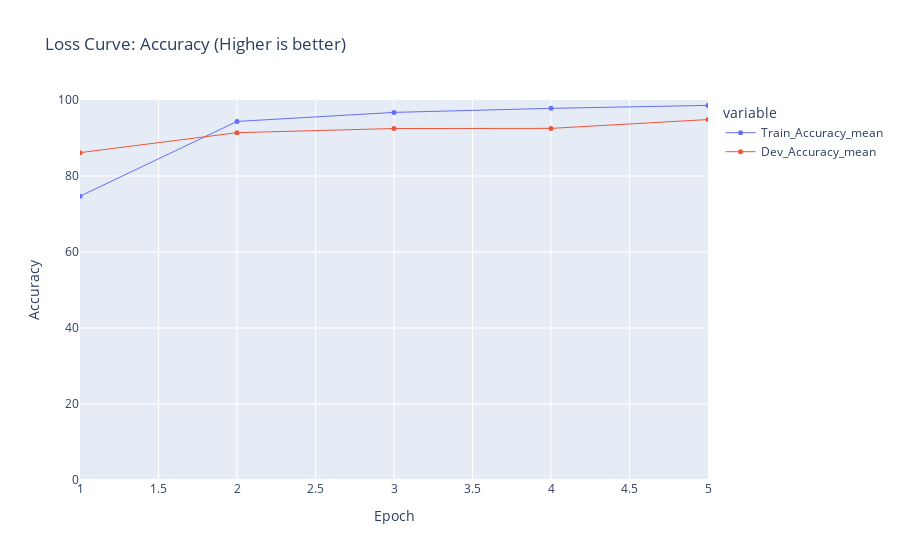

The notebook cell this image was saved under:
### Code cell
def plot_summary(df, percentage=True):
	x = df.columns[0]
	y = df.columns[1:]

	if percentage:
		df[y] *= 100

	fig = px.line(
		data_frame=df,
		x=x,
		y=y,
		title="Loss Curve: Accuracy (Higher is better)",
		range_x=[df[x].values.min(), df[x].values.max()],
		range_y=[0, 100 if percentage else 1], # df[y].values.min() * 0.95
		markers=True,
	)
	fig.update_layout(xaxis_title="Epoch", yaxis_title="Accuracy")
	fig.update_traces(
		patch={
			"marker": {"size": 5},
			"line": {
				"width": 1,
				# "dash": "dot"
			},
		}
	)

	fig.show()

plot_summary(summary)

### Figure 1 — Plotly figure (JSON) as saved in the notebook; plotly's stock layout.template omitted (floating-point values rounded to 4 significant figures)
{"data": [{"hovertemplate": "variable=Train_Accuracy_mean<br>Epoch=%{x}<br>value=%{y}<extra></extra>", "legendgroup": "Train_Accuracy_mean", "line": {"color": "#636efa", "dash": "solid", "width": 1}, "marker": {"size": 5, "symbol": "circle"}, "mode": "lines+markers", "name": "Train_Accuracy_mean", "orientation": "v", "showlegend": true, "type": "scatter", "x": [1, 2, 3, 4, 5], "xaxis": "x", "y": [74.69, 94.36, 96.73, 97.81, 98.58], "yaxis": "y"}, {"hovertemplate": "variable=Dev_Accuracy_mean<br>Epoch=%{x}<br>value=%{y}<extra></extra>", "legendgroup": "Dev_Accuracy_mean", "line": {"color": "#EF553B", "dash": "solid", "width": 1}, "marker": {"size": 5, "symbol": "circle"}, "mode": "lines+markers", "name": "Dev_Accuracy_mean", "orientation": "v", "showlegend": true, "type": "scatter", "x": [1, 2, 3, 4, 5], "xaxis": "x", "y": [86.15, 91.4, 92.5, 92.53, 94.85], "yaxis": "y"}], "layout": {"legend": {"title": {"text": "variable"}, "tracegroupgap": 0}, "title": {"text": "Loss Curve: Accuracy (Higher is better)"}, "xaxis": {"anchor": "y", "domain": [0, 1], "range": [1, 5], "title": {"text": "Epoch"}}, "yaxis": {"anchor": "x", "domain": [0, 1], "range": [0, 100], "title": {"text": "Accuracy"}}}}
